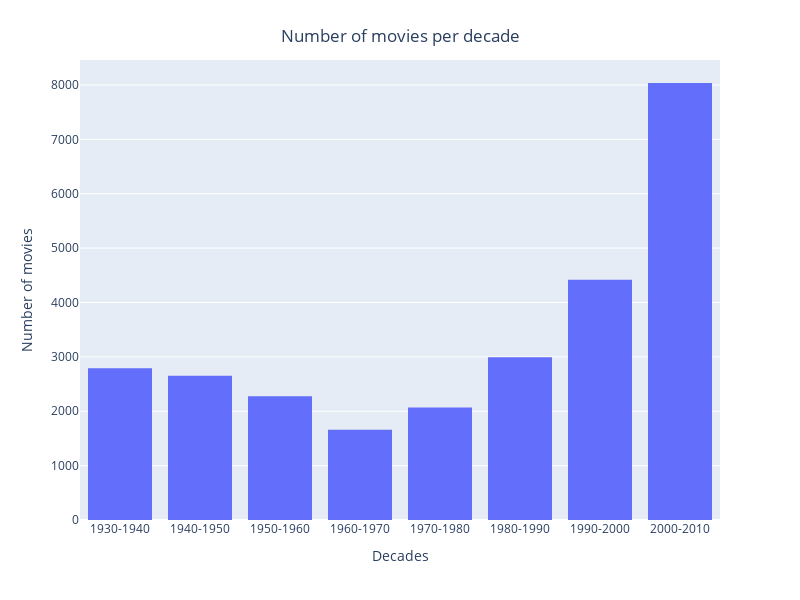

This figure's notebook cell:
### Code cell
plot4 = px.histogram(x = decades, y = data, labels={'x':'Decades', 'y':'Number of movies'}, width=800, height=600)
title4 = {'text': "Number of movies per decade", 'y':0.95, 'x':0.5, 'xanchor': 'center', 'yanchor': 'top'}
plot4.for_each_yaxis(lambda a: a.update(title_text=a.title.text.replace("sum of", "")))
plot4.update_layout(title=title4)

### Figure 1 — Plotly figure (JSON) as saved in the notebook; plotly's stock layout.template omitted (floating-point values rounded to 4 significant figures)
{"data": [{"alignmentgroup": "True", "bingroup": "x", "histfunc": "sum", "hovertemplate": "Decades=%{x}<br>sum of Number of movies=%{y}<extra></extra>", "legendgroup": "", "marker": {"color": "#636efa", "pattern": {"shape": ""}}, "name": "", "offsetgroup": "", "orientation": "v", "showlegend": false, "type": "histogram", "x": ["1930-1940", "1940-1950", "1950-1960", "1960-1970", "1970-1980", "1980-1990", "1990-2000", "2000-2010"], "xaxis": "x", "y": [2790, 2654, 2278, 1661, 2069, 2993, 4420, 8037], "yaxis": "y"}], "layout": {"barmode": "relative", "height": 600, "legend": {"tracegroupgap": 0}, "margin": {"t": 60}, "title": {"text": "Number of movies per decade", "x": 0.5, "xanchor": "center", "y": 0.95, "yanchor": "top"}, "width": 800, "xaxis": {"anchor": "y", "domain": [0, 1], "title": {"text": "Decades"}}, "yaxis": {"anchor": "x", "domain": [0, 1], "title": {"text": " Number of movies"}}}}
